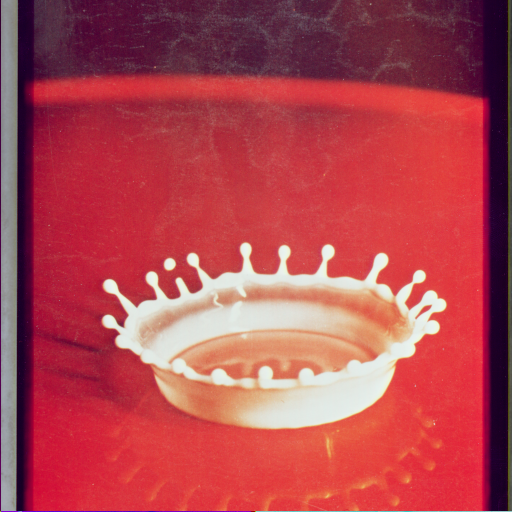
#> input picture images/Splash.tiff, 512 x 512 px
$ jupyter execute --allow-errors denoising.ipynb   (shell and % lines are left out)
#> lines starting #> are read from the running program, lines starting #| are printed output that depends on the picture
[cell 1]
# show C-level stderr/stdout

[cell 2]
from functools import partial
import os
import tensorly as tl
import numpy as np
import pandas as pd
import matplotlib.pyplot as plt
from tqdm.auto import tqdm
from tensorly.decomposition import matrix_product_state

[cell 3]
import cv2
from imageio import imread
from functools import partial
from skimage.metrics import (
    structural_similarity as ssim,
    peak_signal_noise_ratio as psnr,
)

ssim = partial(ssim, channel_axis=-1)

## Image Denoising via Low-Rank Tensor Decomposition

We can reformulate the image denoising problem in the following way:

$$
\begin{align}
\min \quad & \lVert \mathcal{Y} - \mathcal{X} \rVert_F^{2}\\
\text{s.t.} \quad & \mathcal{X} \text{ is low-rank}
\end{align}
$$

Here $\mathcal{Y}$ is the noisy image tensor and $\mathcal{X}$ is its denoised version.

We will make use of ADMM (alternating direction method of multipliers) to solve the above constrained optimization problem. Introduce an indicator function $i_{LR}(\mathcal{X}) = \mathbb{I}\left\{\mathcal{X} \text{ is low-rank}\right\}$ and auxiliary tensor $\mathcal{Z}$. Reformulate the optimization problem:

$$
\begin{align}
\min \quad & \lVert \mathcal{Y} - \mathcal{X} \rVert_F^{2} + i_{LR}(\mathcal{Z})\\
\text{s.t.} \quad & \mathcal{X} - \mathcal{Z} = 0
\end{align}
$$

The augmented Lagrangian ($\mathcal{T}$ is a tensor of scaled dual variables) has the following form:

$$
\mathcal{L}_{\rho}(\mathcal{X}, \mathcal{Z}, \mathcal{T}) =  \lVert \mathcal{Y} - \mathcal{X} \rVert_F^{2} + i_{LR}(\mathcal{Z}) + \frac{\rho}{2} \lVert \mathcal{X} - \mathcal{Z} + \mathcal{T} \rVert_F^{2}
$$

One can now rewrite the one step of the optimization procedure:

$$
\mathcal{X}^{(k+1)} = \textbf{prox}_{1/\rho, \lVert \cdot \rVert_F^2 } \left( \mathcal{Z}^{(k)} - \mathcal{T}^{(k)} \right) = \argmin_{\mathcal{X}} \; \lVert \mathcal{Y} - \mathcal{X} \rVert_F^{2} + \frac{\rho}{2} \lVert \mathcal{X} - \mathcal{Z}^{(k)} + \mathcal{T}^{(k)} \rVert_F^{2} \\
\mathcal{Z}^{(k+1)} = \Pi_{\text{low-rank}} \left(\mathcal{X}^{(k+1)} +  \mathcal{T}^{(k)}\right) \\
\mathcal{T}^{(k+1)} = \mathcal{T}^{(k)} + \left(\mathcal{X}^{(k+1)} -  \mathcal{Z}^{(k+1)}\right)
$$

In order to explicitly write the proximal operator we have to solve:
$$
\argmin_{\mathcal{X}} \; \lVert \mathcal{Y} - \mathcal{X}\rVert_F^{2} + \frac{\rho}{2} \lVert \mathcal{X} - \mathcal{Z} + \mathcal{T}\rVert_F^{2}
$$

Introduce new variables $\mathcal{U} = \left(\mathcal{X} -  \mathcal{Y}\right)$ and $\mathcal{V} = \left(\mathcal{Z} -  \mathcal{Y} -  \mathcal{T}\right)$. The above objective can now be reformulated (later we can recover $\mathcal{X} = \mathcal{U} + \mathcal{Y}$)
$$
\argmin_{\mathcal{U}} \; \lVert \mathcal{U} \rVert_F^{2} + \frac{\rho}{2} \lVert \mathcal{U} - \mathcal{V}\rVert_F^{2}
$$
The problem can be minimized entry-wise:
$$
u^2 + \frac{\rho}{2}(u-v)^2 \to \min \\
(1 + \frac{\rho}{2})u^2 - \rho v \cdot u \to \min \\
u_{\bigstar} = \frac{\rho v}{2 + \rho} = \frac{v}{1 + \frac{2}{\rho}}
$$

Finally, we can write:
$$
\argmin_{\mathcal{X}} \; \lVert \mathcal{Y} - \mathcal{X} \rVert_F^{2} + \frac{\rho}{2} \lVert \mathcal{X} - \mathcal{Z} + \mathcal{T}\rVert_F^{2} = \mathcal{Y} + \mathcal{U}_{\bigstar} \\
\mathcal{U}_{\bigstar} =   \frac{1}{1 + \frac{2}{\rho}} \mathcal{V} \\
\mathcal{V} = \mathcal{Z} - \mathcal{Y} -  \mathcal{T}
$$

[cell 4]
def prox(Z, T, Y, rho):
    V = Z - Y - T
    U = 1 / (1 + 2 / rho) * V
    del V

    return Y + U

[cell 5]
def tt_decomposer(rank=[1, 2, 3, 1]):
    def f(X):
        factors = matrix_product_state(X, rank)
        return tl.tt_to_tensor(factors)

    return f

[cell 6]
def stack_image(X, patch_size):
    H, W, C = X.shape
    return X.reshape(
        H // patch_size, patch_size, W // patch_size, patch_size, C
    ).transpose(0, 2, 1, 3, 4)


def unstack_image(X_stacked, patch_size):
    H, W = X_stacked.shape[0] * patch_size, X_stacked.shape[1] * patch_size
    return X_stacked.transpose(0, 2, 1, 3, 4).reshape(H, W, X_stacked.shape[-1])


def stacked_decomposer(decomposer, patch_size=64):
    def f(X):
        X_stacked = stack_image(X, patch_size=patch_size)
        X_decomp_stacked = decomposer(X_stacked)
        return unstack_image(X_decomp_stacked, patch_size=patch_size)

    return f

[cell 7]
def get_error(Z, Y):
    return np.linalg.norm(Z - Y)

[cell 8]
def admm(Y, decomposer, rho=10.0, max_iter=3, disable=False):
    T = np.zeros_like(Y)
    Z = decomposer(Y.astype(np.float32))
    errs = []

    prox_handle = partial(prox, Y=Y, rho=rho)
    for _ in tqdm(range(max_iter), disable=disable):
        X = prox_handle(Z, T)
        Z = decomposer(X + T)
        T += X - Z
        errs.append(get_error(Z, Y))

    return X, Z, T, errs

[cell 9]
REFINE_SCALE = 2
MODELS_PATH = "models"

sr = cv2.dnn_superres.DnnSuperResImpl_create()
model_scale = 2 * REFINE_SCALE
path = os.path.join(MODELS_PATH, f"LapSRN_x{model_scale}.pb")
#> (the rest of this cell did not finish here and is left out)

[cell 10]
img = imread(os.path.join("images", "Splash.tiff"))
#> img is the input picture: shape (512, 512, 3); mean R, G, B 176.3, 70.5, 79.9
H, W, C = img.shape
#> H = 512; W = 512; C = 3

sigma = 100.0
img_noise = np.clip((img + sigma * np.random.randn(*img.shape)).round(), 0, 255).astype(
    np.uint8
)
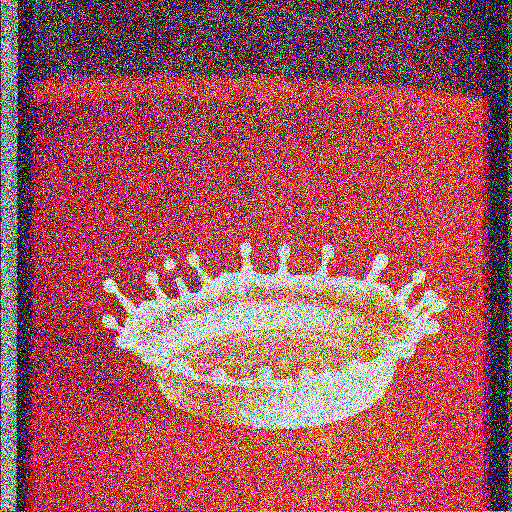
#> img_noise: shape (512, 512, 3); mean R, G, B 163.7, 85.6, 91

print(f"Size: {img.shape}")
#| Size: (512, 512, 3)

fig, axes = plt.subplots(1, 2, figsize=(10, 6))

ax = axes[0]
ax.axis("off")
ax.set_title("Clear Image")
ax.imshow(img)

ax = axes[1]
ax.axis("off")
ax.set_title(
    f"Noisy Image (PSNR = {psnr(img, img_noise):.2g}dB, SSIM = {ssim(img, img_noise):.2g})"
)
ax.imshow(img_noise)

plt.show()

[cell 11]
patch_size = 8

img_patched = stack_image(img_noise, patch_size)

fig, ax = plt.subplots(1, 1, figsize=(10, 6))

pos = (0, 0)
ax.set_title(f"Patch at Position {pos} (patch side = {patch_size}px)")
ax.axis("off")
ax.imshow(img_patched[pos])

plt.show()
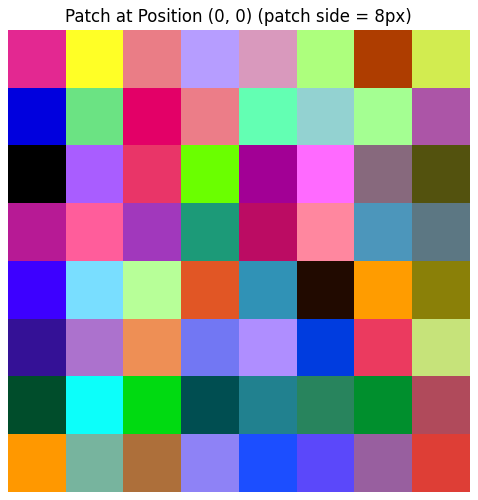
#> figure drawn by matplotlib, 1 panel

[cell 12]
Y = img_noise
mean, std = Y.mean(axis=(0, 1)), Y.std(axis=(0, 1))
#> mean = [163.7, 85.59, 91.02]; std = [85.1, 83.74, 82.58]
Y = ((Y - mean) / std).astype(np.float32)
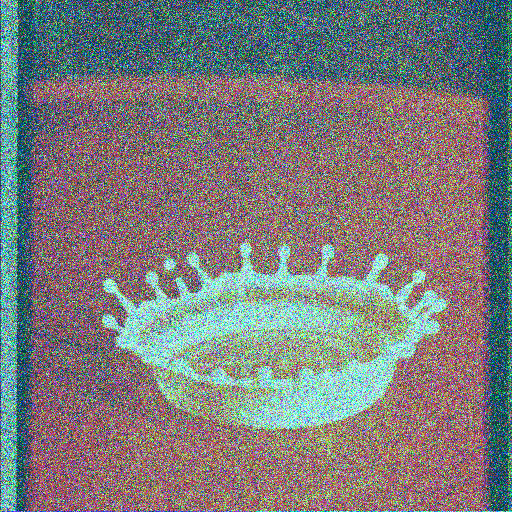
#> Y: shape (512, 512, 3) float32; mean R, G, B -2.78e-05, 5.94e-05, 1.36e-05; drawn with min black and max white

[cell 13]
rho = 20.0
max_iter = 100
rank = [1, 20, 3, 1]

#> (the rest of this cell did not finish here and is left out)

[cell 14]
rho = 20.0
max_iter = 100
rank = [1, 20, 4, 4, 3, 1]

Y_stacked = stack_image(Y, patch_size)

#> (the rest of this cell did not finish here and is left out)

#> (a cell that did not finish here is left out)

[cell 16]
def plot_img(ax, img, img_gt, title):
    textstr = f"PSNR = {psnr(img_gt, img):.2g}dB\nSSIM = {ssim(img_gt, img):.2g}"
    props = dict(boxstyle="round", facecolor="wheat", alpha=0.8)

    ax.axis("off")
    ax.set_title(title, fontdict={"fontsize": 14})
    ax.imshow(img)

    ax.text(
        0.70,
        0.10,
        textstr,
        transform=ax.transAxes,
        fontsize=12,
        verticalalignment="top",
        bbox=props,
    )

[cell 17]
fig, axes = plt.subplots(2, 3, figsize=(14, 8))
axes = axes.ravel()

ax = axes[0]
ax.axis("off")
ax.set_title("Clear Image", fontdict={"fontsize": 14})
ax.imshow(img)

ax = axes[1]
plot_img(ax, img_noise, img, "Noisy Image")

ax = axes[2]
#> (the rest of this cell did not finish here and is left out)

[cell 18]
fig, ax = plt.subplots(1, 1, figsize=(10, 6))

ax.set_xlabel("Epoch")
ax.set_ylabel("Error")
ax.set_title("Error Dependence on Epoch")
#> (the rest of this cell did not finish here and is left out)

[cell 19]
def get_metrics(
    img_name,
    sigma,
    rho=20.0,
    rank=[1, 20, 4, 4, 3, 1],
    rank_flat=[1, 20, 3, 1],
    max_iter=100,
    patch_size=8,
):
#> called with img_name = 'House.tiff', sigma = 10, rho = 20, max_iter = 100, patch_size = 8
    img = imread(os.path.join("test_img", img_name))
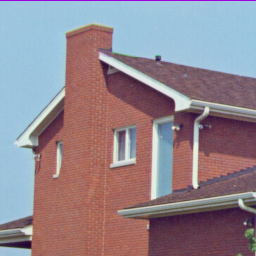
#> input picture images/House.tiff, 256 x 256 px, found by its file name
#> img is the input picture: shape (256, 256, 3); mean R, G, B 146.6, 133, 142

    img_noise = np.clip(
        (img + sigma * np.random.randn(*img.shape)).round(), 0, 255
    ).astype(np.uint8)
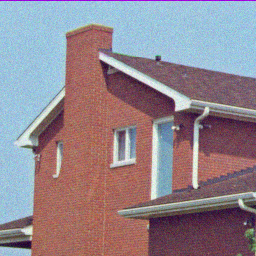
#> img_noise: shape (256, 256, 3); mean R, G, B 146.6, 133, 142

    Y = img_noise
    mean, std = Y.mean(axis=(0, 1)), Y.std(axis=(0, 1))
#> mean = [146.6, 133, 142]; std = [33.27, 56.91, 63.48]
    Y = ((Y - mean) / std).astype(np.float32)
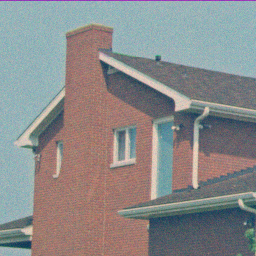
#> Y: shape (256, 256, 3) float32; mean R, G, B -9.36e-07, -4.7e-05, 2.21e-06; drawn with min black and max white

    # X_flat, _, _, errs_flat = admm(
    #     Y, tt_decomposer(rank=rank_flat), rho=rho, max_iter=max_iter, disable=True
    # )

    X, _, _, errs = admm(
        Y,
        stacked_decomposer(tt_decomposer(rank=rank), patch_size),
        rho=rho,
        max_iter=max_iter,
        disable=True,
    )

    img_recovered = (X * std + mean).round().astype(np.uint8).clip(0, 255)
    # img_recovered_flat = (X_flat * std + mean).round().astype(np.uint8).clip(0, 255)
    img_refined = refine(img_recovered)
    img_blurred = cv2.GaussianBlur(img_noise, (9, 9), cv2.BORDER_DEFAULT)

    images = {
        "noisy": img_noise,
        "tensor_train_stacked": img_recovered,
        # "tensor_train": img_recovered_flat,
        "tensor_train_stacked_upscale": img_refined,
        "noisy_blurred": img_blurred,
    }

    results = []
    for method, img_cur in images.items():
        row = {"method": method, "psnr": psnr(img, img_cur), "ssim": ssim(img, img_cur)}
        results.append(row)

    return pd.DataFrame(results)

[cell 20]
from itertools import product

filenames = ["House.tiff", "Lenna.png", "Mandrill.tiff", "Peppers.tiff", "Splash.tiff"]
sigmas = np.linspace(10, 100, num=10)

results = []
#> (the rest of this cell did not finish here and is left out)

[cell 21]
results

[cell 22]
filenames = ["House.tiff", "Lenna.png", "Mandrill.tiff", "Peppers.tiff", "Splash.tiff"]
methods = {
    "noisy": "Noisy image",
    "tensor_train_stacked": "Window-stacked TT",
    "tensor_train_stacked_upscale": "Window-stacked TT (super resolution)",
    "noisy_blurred": "Noisy image (gaussian blur)",
}
results = pd.read_csv("results/metrics.csv", index_col=0)
#> (reads results/metrics.csv from the repository)

for fname in tqdm(filenames, total=len(filenames)):
    img_name = fname.split(".")[0]
    df = results[results["image"] == img_name].sort_values("sigma")

    fig, axes = plt.subplots(1, 2, figsize=(14, 5))

    ax = axes[0]
    ax.set_title(f"PSNR for {fname}", fontdict={"fontsize": 14})
    ax.set_xlabel(r"$\sigma$ (noise ratio)")
    ax.set_ylabel("PSNR, dB")

    ax = axes[1]
    ax.set_title(f"SSIM for {fname}", fontdict={"fontsize": 14})
    ax.set_xlabel(r"$\sigma$ (noise ratio)")
    ax.set_ylabel("SSIM")

    for method in methods:
        df_masked = df[df["method"] == method]
        axes[0].plot(df_masked["sigma"], df_masked["psnr"], label=methods[method])
        axes[1].plot(df_masked["sigma"], df_masked["ssim"], label=methods[method])

    axes[0].legend(loc="lower left")
    axes[1].legend(loc="lower left")

    fig.tight_layout()
    fig.savefig(os.path.join("results", f"{img_name.lower()}_metrics"))
#> this loop made 5 passes
#> pass 1, `fig.savefig(os.path.join("results", f"{img_name.lower()}_metrics"))`:
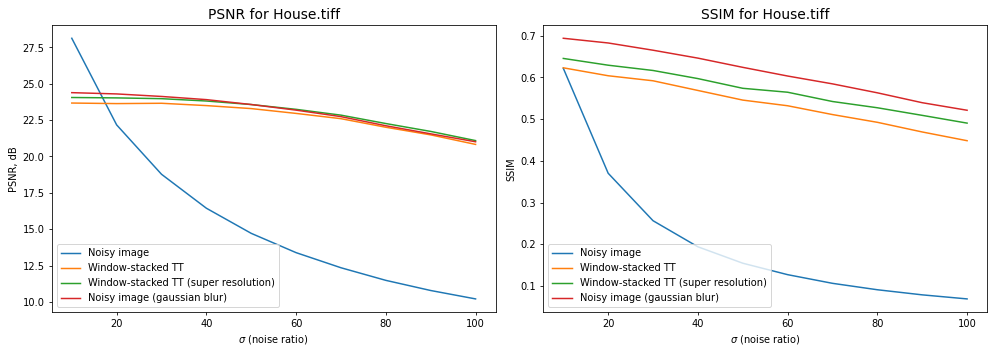
#> figure drawn by matplotlib, 2 panels; panel 1: curve peaks at x = 10, y = 28.12; panel 1: curve peaks at x = 10, y = 23.67; panel 1: curve peaks at x = 10, y = 24.05; panel 2: curve peaks at x = 10, y = 0.622
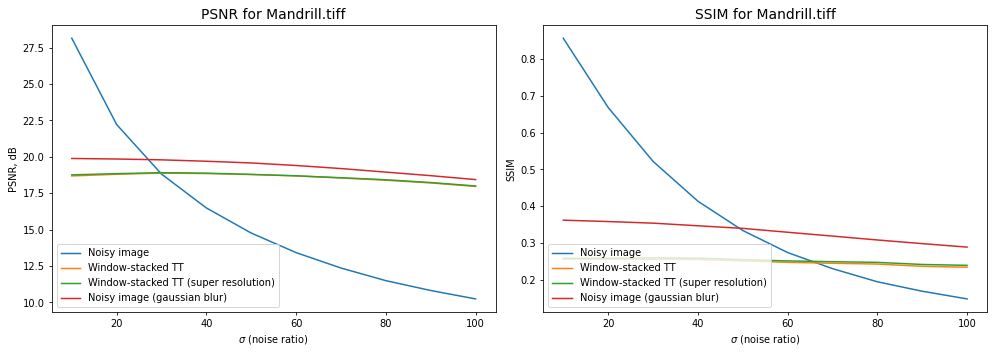
#> figure drawn by matplotlib, 2 panels; panel 1: curve peaks at x = 10, y = 28.14; panel 1: curve peaks at x = 30, y = 18.88; panel 1: curve peaks at x = 30, y = 18.91; panel 2: curve peaks at x = 10, y = 0.857
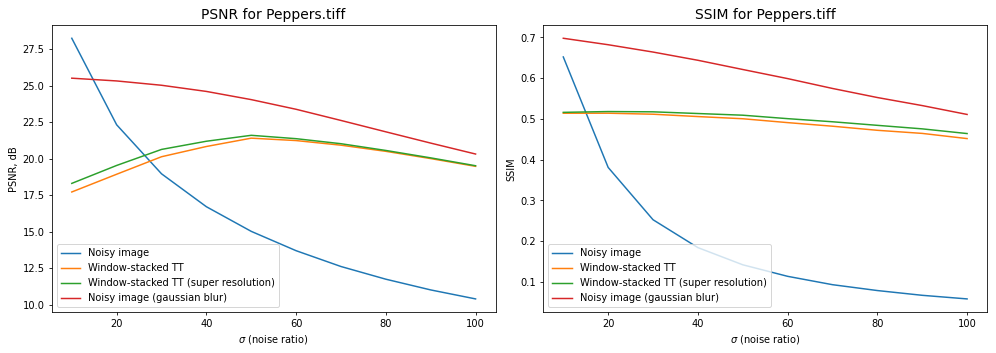
#> figure drawn by matplotlib, 2 panels; panel 1: curve peaks at x = 10, y = 28.26; panel 1: curve peaks at x = 50, y = 21.41; panel 1: curve peaks at x = 50, y = 21.61; panel 2: curve peaks at x = 10, y = 0.652
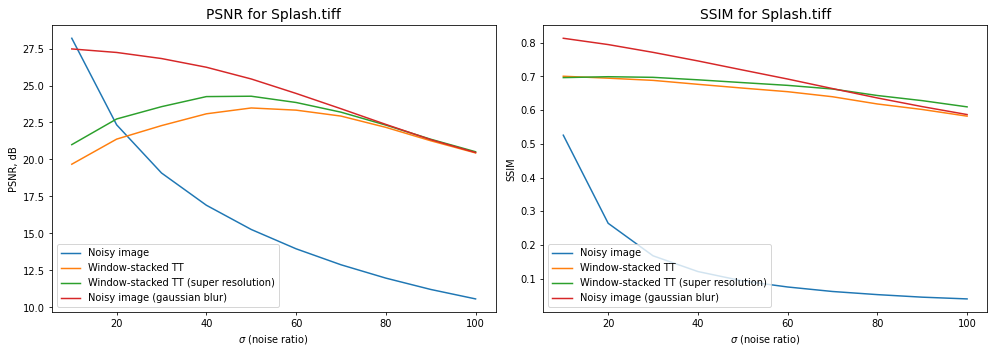
#> figure drawn by matplotlib, 2 panels; panel 1: curve peaks at x = 10, y = 28.19; panel 1: curve peaks at x = 50, y = 23.48; panel 1: curve peaks at x = 50, y = 24.28; panel 2: curve peaks at x = 10, y = 0.526
